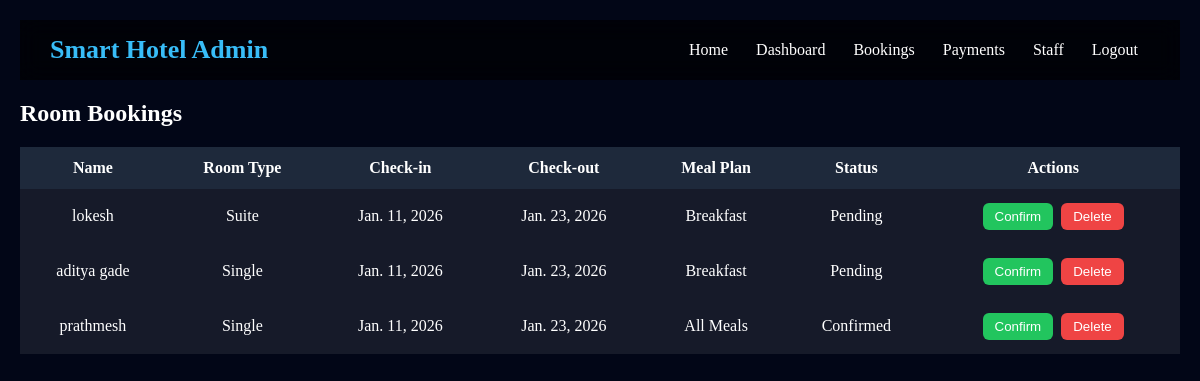
The page /bookings/ (signed in) on the database its author committed.
### core/models.py (models this page shows, shortened)
class Booking(models.Model):
    MEAL_PLANS = [
        ('Breakfast', 'Breakfast'),
        ('All Meals', 'All Meals'),
        ('None', 'None'),
    ]
    user = models.ForeignKey(User, on_delete=models.CASCADE)
    name = models.CharField(max_length=100)
    email = models.EmailField()
    mobile = models.CharField(max_length=15)
    country = models.CharField(max_length=50)
    room_type = models.CharField(max_length=50)
    bedding_type = models.CharField(max_length=50)
    num_rooms = models.PositiveIntegerField()
    meal_plan = models.CharField(max_length=20, choices=MEAL_PLANS)
    check_in = models.DateField()
    check_out = models.DateField()
    booking_date = models.DateTimeField(auto_now_add=True)
    status = models.CharField(max_length=20, default='Pending')  # Pending, Confirmed, Cancelled

### core/views.py (the view, shortened to what this page needs)
# urls.py: path('bookings/', views.bookings, name='bookings'),
@login_required
@user_passes_test(admin_required)
def bookings(request):
    all_bookings = Booking.objects.all().order_by('-booking_date')
    return render(request, 'bookings.html', {'bookings': all_bookings})

### core/views.py (called while the page is built)
def admin_required(user):
    return user.is_staff

### core/templates/bookings.html (shortened to what this page needs)
{% load static %}
<!DOCTYPE html>
<html>
<head>
</head>
<body>
<nav>
<h2>Smart Hotel Admin</h2>
<div>
<a href="{% url 'home' %}">Home</a>
<a href="{% url 'dashboard' %}">Dashboard</a>
<a href="{% url 'bookings' %}">Bookings</a>
<a href="{% url 'payments' %}">Payments</a>
<a href="{% url 'staff' %}">Staff</a>
<a href="{% url 'logout' %}">Logout</a>
</div>
</nav>
<h2>Room Bookings</h2>
<table>
<tr>
<th>Name</th>
<th>Room Type</th>
<th>Check-in</th>
<th>Check-out</th>
<th>Meal Plan</th>
<th>Status</th>
<th>Actions</th>
</tr>
{% for booking in bookings %}
<tr>
<td>{{ booking.name }}</td>
<td>{{ booking.room_type }}</td>
<td>{{ booking.check_in }}</td>
<td>{{ booking.check_out }}</td>
<td>{{ booking.meal_plan }}</td>
<td>{{ booking.status }}</td>
<td>
<form method="post" style="display:inline;">
<button type="submit" name="action" value="confirm">Confirm</button>
<button type="submit" class="delete" name="action" value="delete">Delete</button>
</form>
</td>
</tr>
{% empty %}
<tr><td colspan="7">No bookings yet.</td></tr>
{% endfor %}
</table>
</body>
</html>

### core/templates/bookings.html (style rules this page uses)
body { margin:0;font-family:Poppins;background:#020617;color:white;padding:20px }
nav { position:sticky;top:0;background:rgba(0,0,0,0.65);padding:15px 30px;display:flex;justify-content:space-between;align-items:center;backdrop-filter:blur(10px); }
nav h2 { margin:0;color:#38bdf8;font-size:26px }
nav a { color:white;margin:0 12px;text-decoration:none;font-weight:500 }
table { width:100%;border-collapse:collapse;background:rgba(255,255,255,.08);margin-top:20px }
th,td { padding:12px;text-align:center }
th { background:#1e293b }
button { padding:6px 12px;border:none;border-radius:6px;background:#22c55e;color:white;margin:2px;cursor:pointer }
button.delete { background:#ef4444 }

### rows shown on the page
Booking: name "lokesh", room_type "Suite", check_in "Jan. 11, 2026", check_out "Jan. 23, 2026", meal_plan "Breakfast", status "Pending"
Booking: name "aditya gade", room_type "Single", check_in "Jan. 11, 2026", check_out "Jan. 23, 2026", meal_plan "Breakfast", status "Pending"
Booking: name "prathmesh", room_type "Single", check_in "Jan. 11, 2026", check_out "Jan. 23, 2026", meal_plan "All Meals", status "Confirmed"
